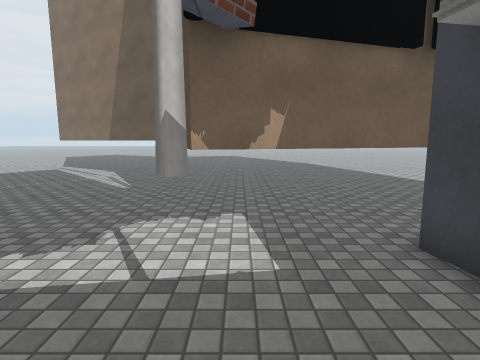
view 1 (above)

16 first-person views from a walk through a Unity game level. The camera is 1.5 m above the floor, tilts 8° down and sees 80° across. The floor is counted in squares, 1 m on a side. Each view is taken from the middle of a square. On the plan, view 1 faces up. The plan holds only what a view shows up to about 14 squares ahead; the rest is blank. The place goes on beyond the plan. Some surface patterns are stand-ins.

view 2
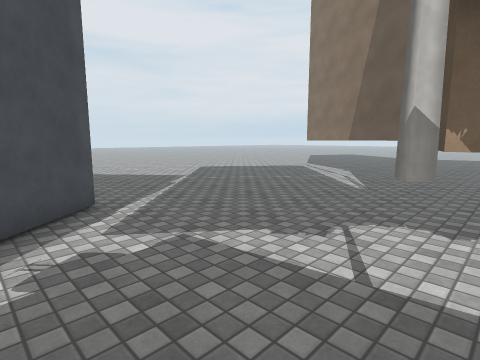

view 3
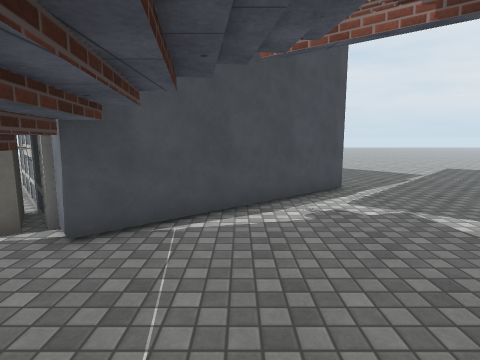

view 4
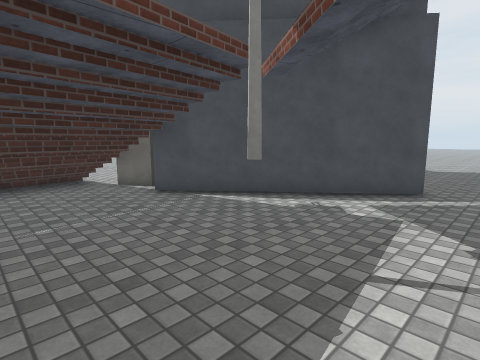

view 5
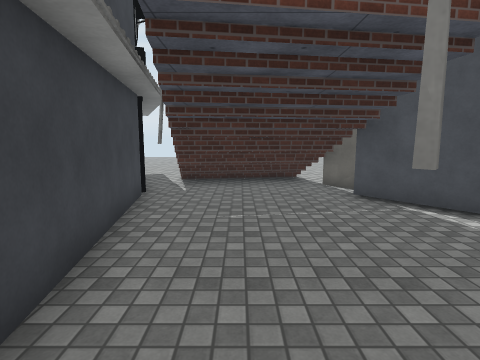

view 6
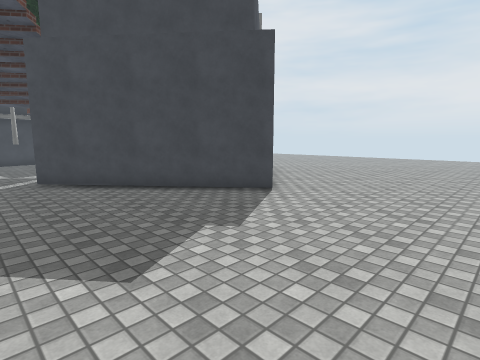

view 7
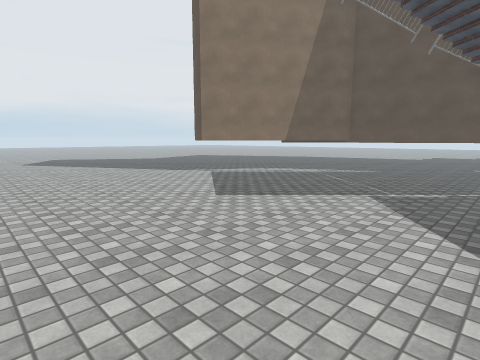

view 8
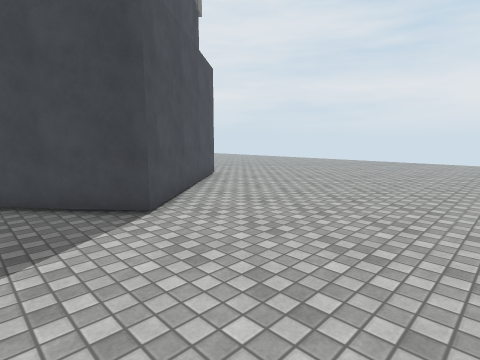

view 9
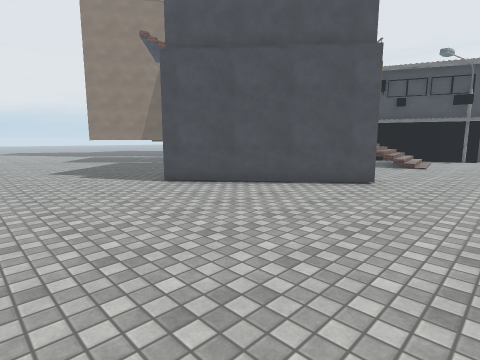

view 10
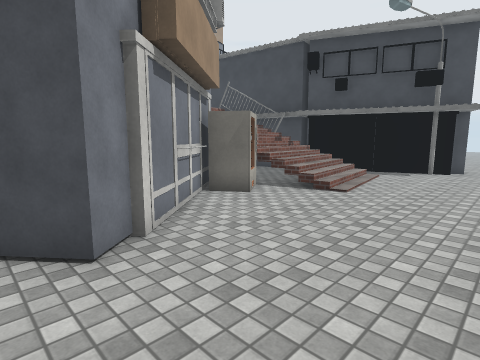

view 11
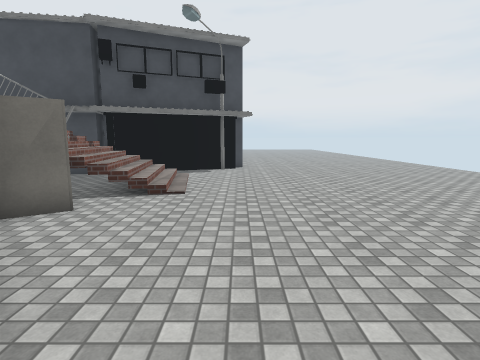

view 12
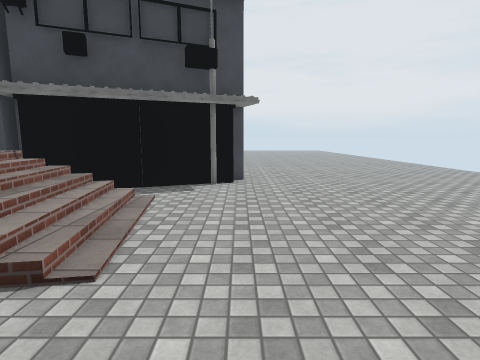

view 13
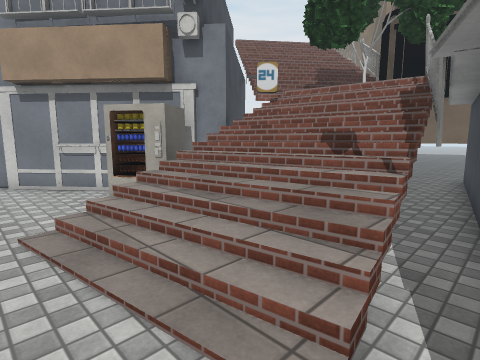

view 14
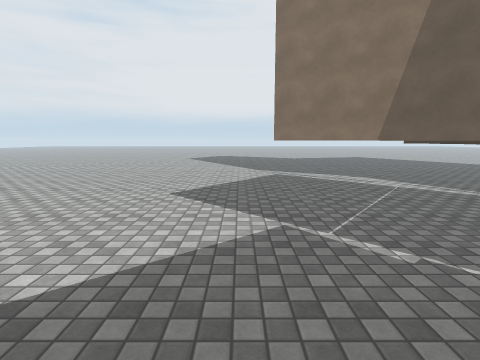

view 15
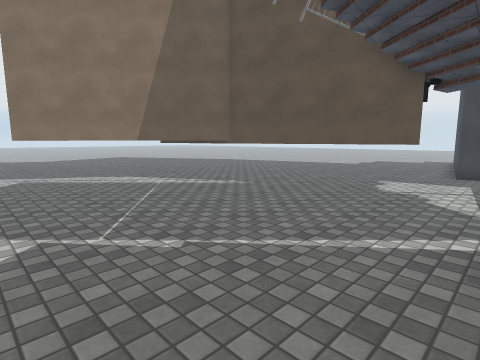

view 16
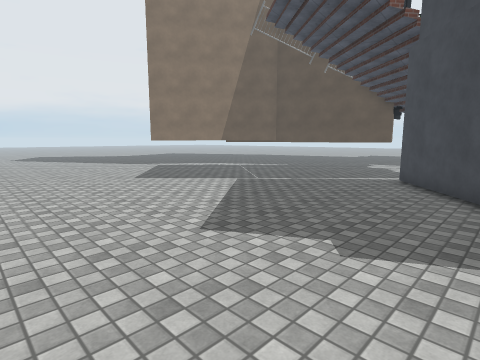

### Floor plan
Key: @ floor where view 1 was taken; # wall or solid block; x gap in a wall; . floor; / step, stairs or slope; v drop or lower ground; O other object.
Columns run from 18 left of view 1 to 10 right of it. Each row starts with its distance up from view 1.
 15 .........O
 14 ..........OO..O          ..
 13 ............O..O         ..
 12 .............OOO         ..
 11 ...............O
 10 ................
  9 ................O
  8 ................O
  7 .................O
  6 .................O   OO
  5 .................OOOO...
  4 .....................OOOO
  3 .....................O
  2 ...........O......O..O
  1 ..........OOO........O
  0 .........O  OO....@..O
 -1 .......OO    OO......O
 -2 ......OO      OO......O
 -3 .....OOO      OOOx/#/OO
 -4 ......OOO      OO////#O
 -5 .......OO    OOOO////vOO
 -6 ........OO  OO.OO/////.O
 -7 .........OOOO..../////.OO
 -8 ..........OO.....//.....O
 -9 ........................O
-10 ........................OO..
-11  ............................
-12 ........ . ..................

Positions as (right, up) in squares from view 1, and headings:
1: (0, 0), facing up
2: (0, 0), facing up-left
3: (2, -1), facing left
4: (2, 4), facing down-left
5: (1, 4), facing down
6: (-18, 4), facing down-right
7: (-18, 4), facing up-right
8: (-18, 0), facing down-right
9: (-18, -12), facing up-right
10: (-9, -12), facing up-right
11: (-9, -10), facing right
12: (-4, -10), facing right
13: (4, -9), facing up-left
14: (-11, 2), facing up
15: (-11, 2), facing up-right
16: (-18, -1), facing up-right
